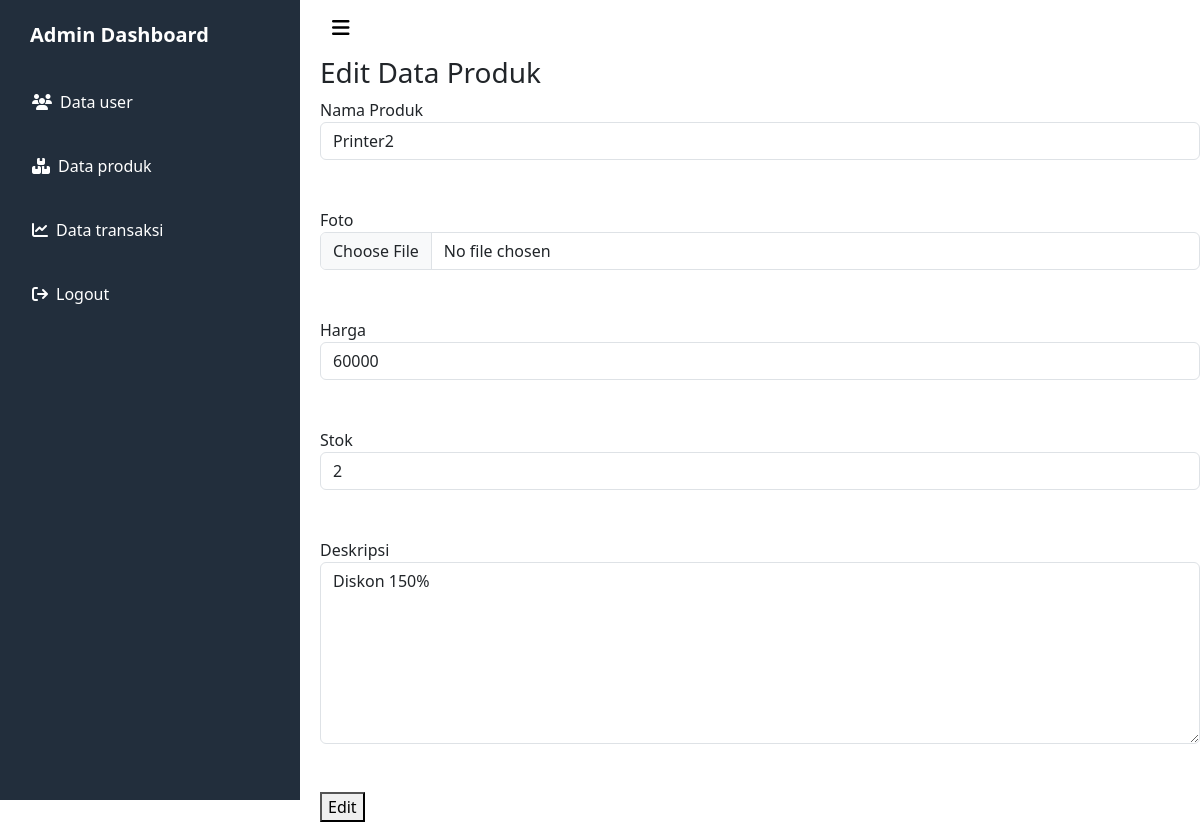
The app's page /admin/edit_produk.php?id=8 (signed in) with its own data.
### tables this page shows
CREATE TABLE `produk` (
  `id_produk` int(11) NOT NULL,
  `nama_produk` varchar(100) NOT NULL,
  `foto` text NOT NULL,
  `harga` int(100) NOT NULL,
  `stok` int(50) NOT NULL,
  `deskripsi` varchar(50) NOT NULL
);

### admin/functions.php (called while the page is built, shortened)
<?php
$conn = mysqli_connect('localhost', 'root', '', 'printer');
function query($query){
    global $conn;
    $result = mysqli_query($conn, $query);
    $rows = [];
    while($row = mysqli_fetch_assoc($result)){
        $rows[] = $row;
    }
    return $rows;
}
?>

### admin/edit_produk.php (the view, shortened to what this page needs)
<?php
require 'functions.php';
$id = $_GET["id"];
$produk = query("SELECT * FROM produk WHERE id_produk = '$id'")[0];
?>
<?php require '../layout/sidebar.php'; ?>
    <div id="main">
    <?php require '../layout/navbar-admin.php'; ?>
   <div class="box">
    <h3>Edit Data Produk</h3>
    <form action="" method="POST" enctype="multipart/form-data">
        <label for="nama_produk">Nama Produk</label><br />
        <input type="text" name="nama_produk" id="nama_produk" class="form-control" value="<?= $produk["nama_produk"]; ?>"><br /> <br />
        <label for="foto">Foto</label><br />
        <input type="file" name="foto" id="foto" class="form-control" value="<?= $produk["foto"] ?>"><br /> <br />
        <label for="harga">Harga</label><br />
        <input type="text" name="harga" id="harga" class="form-control" value="<?= $produk["harga"] ?>"><br /> <br />
        <label for="stok">Stok</label><br />
        <input type="text" name="stok" id="stok" class="form-control" value="<?= $produk["stok"] ?>"><br /> <br />
        <label for="deskripsi">Deskripsi</label><br />
        <textarea name="deskripsi" id="deskripsi" cols="30" rows="7" class="form-control"><?= $produk["deskripsi"]; ?></textarea><br /> <br />
        <button type="submit" name="kirim">Edit</button>
    </form>
   </div>
</div>
<?php require '../layout/footer-admin.php'; ?>

### assets/css/sidebar.css (style rules this page uses)
#main { padding-left: 20px; margin-left: 300px; transition: margin-left .7s ease-out; }

### records on screen
produk: nama_produk "Printer2", harga "60000", stok "2", deskripsi "Diskon 150%"
